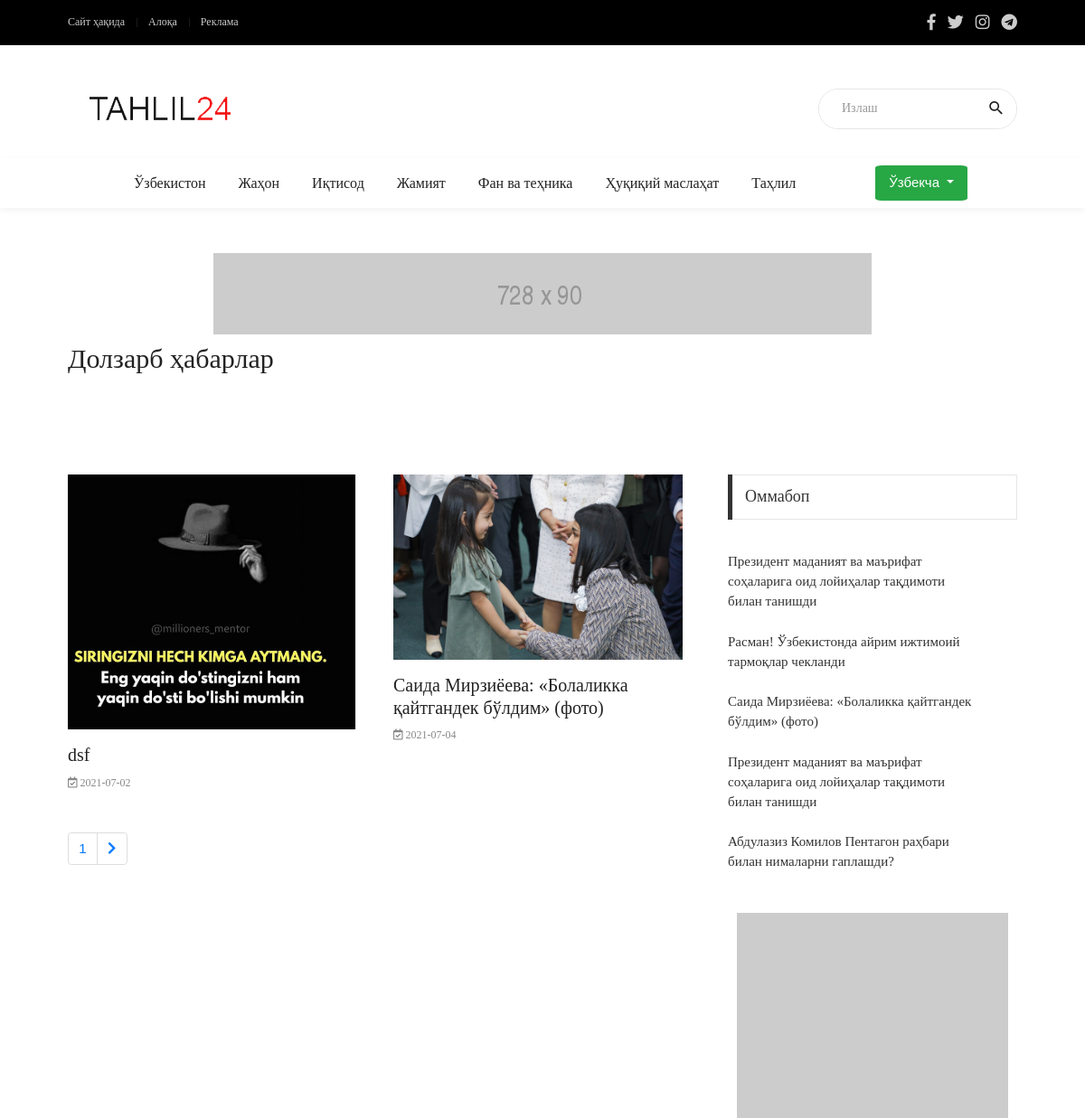
Before: /post_detail/1/ (upper part) with the older database file.
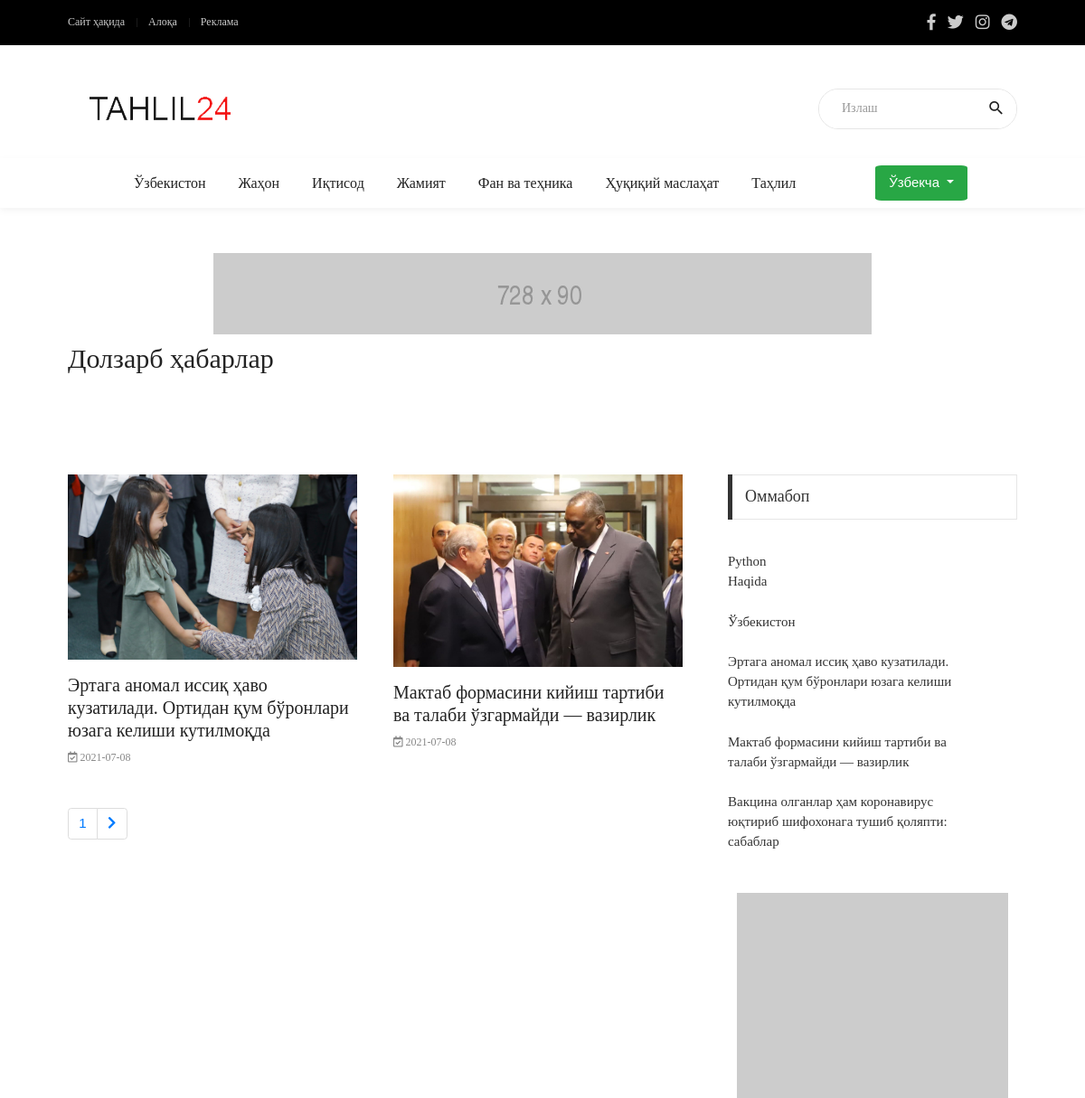
After: the same page with the newer database file.
### post/models.py (models this page shows, shortened)
class Posts(models.Model):
    user = models.ForeignKey(User,verbose_name='Muallif', on_delete=models.CASCADE)
    category = models.ForeignKey(Category,verbose_name='Xabar turi',
                                 on_delete=models.CASCADE)
    title = models.CharField(verbose_name='Xabar nomi',
                             max_length=255)
    image = models.ImageField(verbose_name='Asosiy rasim')
    content_mini = models.CharField(verbose_name='Xabardan kichik parcha', max_length=350)
    content = RichTextUploadingField(verbose_name='Xabar')
    views_post = models.ManyToManyField(IpModel, related_name='post_view', blank=True)
    add_time = models.DateField(verbose_name='Add post',
                                    auto_now_add=True)
    time_post = models.TimeField(auto_now_add=True)
    tags_new = TaggableManager()
    post_type = models.CharField(verbose_name="Post Turi", choices=POST_CHOICES, max_length=10 ,default='Default', null=True, blank=True)
    class Meta:
        verbose_name = 'Post'
        verbose_name_plural='Posts'
        ordering = ['-title']

### post/views.py (the view)
# urls.py: path('post_detail/<int:pk>/' ,CategoryPostVeiw.as_view(), name='post_detail'),
class CategoryPostVeiw(ListView):
    model=Posts
    template_name = 'post_category.html'
    paginate_by = 2
    def get_context_data(self, **kwargs):
            id_c = self.kwargs['pk']
            context = super(CategoryPostVeiw, self).get_context_data(**kwargs)
            actual_post = Posts.objects.all().order_by('-views_post')[0:5]
            post_category = Posts.objects.all()
            if int(id_c) == int(1):
                post_category = Posts.objects.filter(post_type='ACT')
            if int(id_c) == int(2):
                post_category = Posts.objects.filter(post_type='IMG')
            if int(id_c) == int(3):
                post_category = Posts.objects.filter(post_type='VED')
            filter_post = post_category
            p= Paginator(filter_post,2)  # 3 posts in each page
            page_number = self.request.GET.get('page')
            try:
                page_obj = p.get_page(page_number)  # returns the desired page object
            except PageNotAnInteger:
                page_obj = p.page(1)
            except EmptyPage:
                page_obj = p.page(p.num_pages)
            context['number'] = id_c
            context['actual'] = actual_post
            context['page_obj'] = page_obj
            return context

### frontend/templates/post_category.html (shortened to what this page needs)
{% extends 'base.html' %}
{% block content %}
<body class="animsition">
	<div class="container p-t-4 p-b-40">
		<h2 class="f1-l-1 cl2">
			{% if number == 1 %}
			Долзарб ҳабарлар
			{% elif number == 2 %}
			Фото Хабарлар
			{% elif number == 3 %}
			Видео Хабарлар
			{% endif %}
		</h2>
	</div>
	<section class="bg0 p-t-70 p-b-55">
		<div class="container">
			<div class="row justify-content-center">
				<div class="col-md-10 col-lg-8 p-b-80">
					<div class="row">
						{% for category in page_obj %}
						<div class="col-sm-6 p-r-25 p-r-15-sr991">
							<div class="m-b-45">
								<form action="{% url 'blog_detail' category.id %}" method="get">
									<button class="wrap-pic-w hov1 trans-03" type="submit"><img
											src="{{ category.image.url }}" alt="IMG"></button>
								</form>
								<div class="p-t-16">
									<h5 class="p-b-5">
										<form action="{% url 'blog_detail' category.id %}" method="get">
											<button type="submit" class="f1-m-3 cl2 hov-cl10 trans-03"
												style="text-align:left;">
												{{ category.title|safe }}
											</button>
										</form>
									</h5>
									<span class="cl8">
										<span class="f1-s-3">
											<i
												class="far fa-calendar-check "></i>&nbsp;{{category.add_time|date:'Y-m-d'}}
										</span>
									</span>
								</div>
							</div>
						</div>
						{% endfor %}
					</div>
				{% if page_obj %}
					<nav aria-label="Page navigation example">
						<ul class="pagination">
				<li class="page-item"><span class="page-link">{{page_obj.number}}</span> </li>
				{%if page_obj.has_next %}
				<li class="page-item">	<a  class="page-link"href="?page={{page_obj.next_page_number}}"><i class="fas fa-chevron-right"></i></a></li>
				{% endif %}
				</ul>
				{% endif %}
					</nav>
				</div>
				<div class="col-md-10 col-lg-4 p-b-80">
					<div class="p-l-10 p-rl-0-sr991">
						<div class="p-b-23">
							<div class="how2 how2-cl4 flex-s-c">
								<h3 class="f1-m-2 cl3 tab01-title">
									Оммабоп
								</h3>
							</div>
							<ul class="p-t-35">
								{% for post in actual %}
								<li class="flex-wr-sb-s p-b-22">
									<form action="{% url 'blog_detail' post.id %}" method="get">
										<button type="submit" class="size-w-3 f1-s-7 cl3 hov-cl10 trans-03"
											style="text-align:left;">
											{{ post.title|safe }}
										</button>
									</form>
								</li>
								{% endfor %}
							</ul>
						</div>
						<div class="flex-c-s p-b-50">
							<a href="#">
								<img class="max-w-full" src="images/banner-02.jpg" alt="IMG">
							</a>
						</div>
					</div>
				</div>
			</div>
		</div>
	</section>
{% endblock content %}

Changed rows visible on the page:
no longer on this page (row edited): Posts: image (picture), title "dsf", add_time "2021-07-02", shown under "Долзарб ҳабарлар"
removed Posts: image (picture), title "Cаида Мирзиёева: «Болаликка қайтгандек бўлдим» (фото)", add_time "2021-07-04"
removed Posts: title "Расман! Ўзбекистонда айрим ижтимоий тармоқлар чекланди", shown under "Оммабоп"
no longer on one of the page's lists (row edited): Posts: title "Президент маданият ва маърифат соҳаларига оид лойиҳалар тақдимоти билан танишди"
now on one of the page's lists (row edited): Posts: title "Эртага аномал иссиқ ҳаво кузатилади. Ортидан қум бўронлари юзага келиши кутилмоқда", add_time "2021-07-08"
changed Posts: title "Абдулазиз Комилов Пентагон раҳбари билан нималарни гаплашди?" → "Эртага аномал иссиқ ҳаво кузатилади. Ортидан қум бўронлари юзага келиши кутилмоқда"
now on this page (row edited): Posts: image (picture), title "Мактаб формасини кийиш тартиби ва талаби ўзгармайди — вазирлик", add_time "2021-07-08"
now on this page (row edited): Posts: title "Python Haqida", shown under "Оммабоп"
changed Posts: title "Президент маданият ва маърифат соҳаларига оид лойиҳалар тақдимоти билан танишди" → "Ўзбекистон"
now on this page (row edited): Posts: title "Вакцина олганлар ҳам коронавирус юқтириб шифохонага тушиб қоляпти: сабаблар", shown under "Оммабоп"
